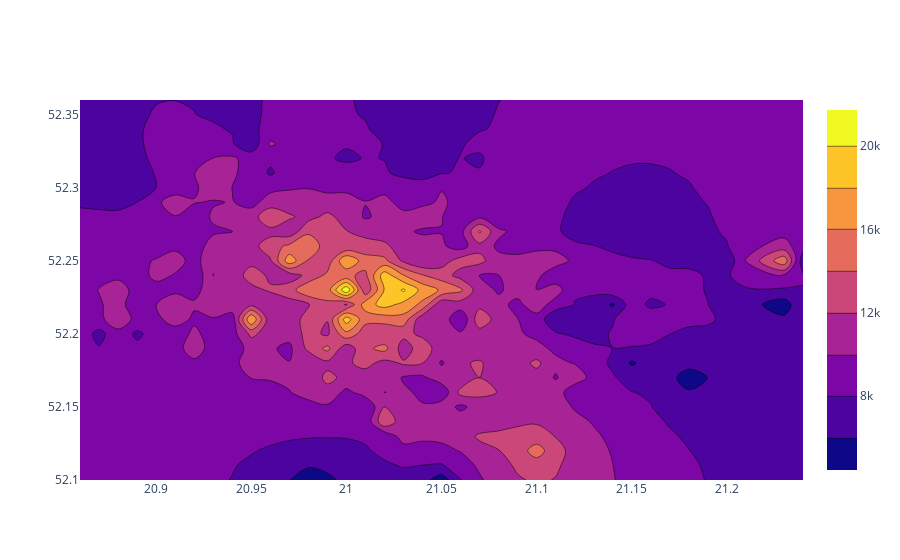

The cell this chart's notebook holds for it:
### Code cell
fig = go.Figure(data =
    go.Contour(
        z=df_piv.values,
        y=df_piv.index,
        x=df_piv.columns,
        connectgaps=True
    ))
fig.show()

### Figure 1 — Plotly figure (JSON) as saved in the notebook; plotly's stock layout.template omitted (floating-point values rounded to 4 significant figures; data arrays with more than 128 entries replaced by an {"elided": "..."} marker saying what was removed)
{"data": [{"connectgaps": true, "type": "contour", "x": [20.86, 20.87, 20.88, 20.89, 20.9, 20.91, 20.92, 20.93, 20.94, 20.95, 20.96, 20.97, 20.98, 20.99, 21, 21.01, 21.02, 21.03, 21.04, 21.05, 21.06, 21.07, 21.08, 21.09, 21.1, 21.11, 21.12, 21.13, 21.14, 21.15, 21.16, 21.17, 21.18, 21.19, 21.2, 21.21, 21.23, 21.24], "y": [52.1, 52.11, 52.12, 52.13, 52.14, 52.15, 52.16, 52.17, 52.18, 52.19, 52.2, 52.21, 52.22, 52.23, 52.24, 52.25, 52.26, 52.27, 52.28, 52.29, 52.3, 52.31, 52.32, 52.33, 52.34, 52.35, 52.36], "z": {"elided": "27x38 float values"}}], "layout": {}}
